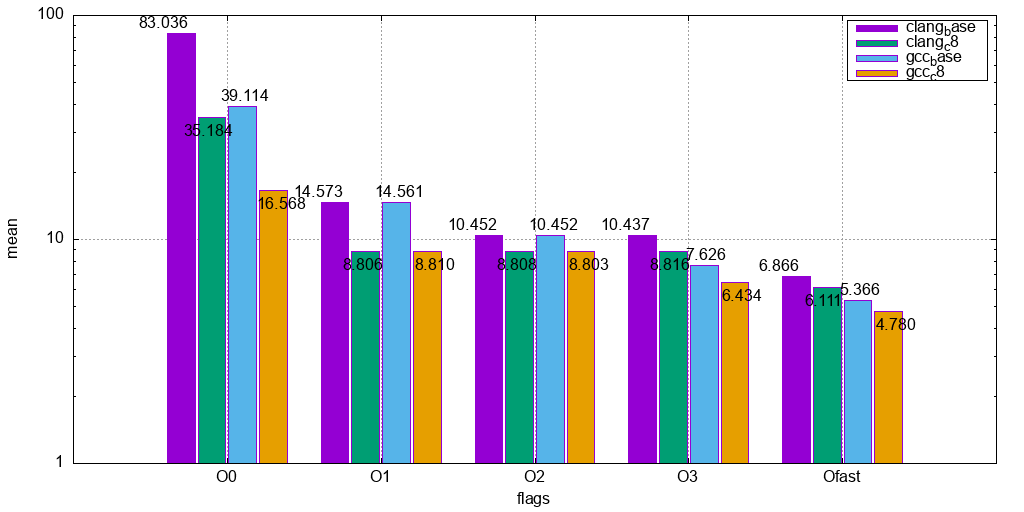

Write the gnuplot code that produced this figure.
set key right top Left reverse width 0 box 3
set xlabel "flags"        # 设置x轴标签为"flags"
set ylabel "mean"         # 设置y轴标签为"mean"
set logscale y            # 将y轴设置为对数刻度
set ytics 0, 10          # 设置y轴刻度为100的间隔
set grid                  # 打开绘图中的网格线
set boxwidth 0.9 relative # 相对于默认宽度，降低条形的宽度以增加间距
set style fill solid 1.00 border 1  # 定义填充条形图的样式
set style histogram clustered gap 1 title offset character 0, 0, 0
set style data histograms  # 指定数据以直方图格式绘制
set terminal png size 1024, 512  # 设置输出图像为PNG格式，大小为1024x600像素
set output "mean.png"       # 指定生成的图像文件名

plot 'mean.txt' using 2:xtic(1) ti col, \
     '' using 3 ti col, \
     '' using 4 ti col, \
     '' using 5 ti col, \
     '' u 0:2:2 ti col with labels offset -7,0.6, \
     '' u 0:3:3 ti col with labels offset -2,-1, \
      '' u 0:4:4 ti col with labels offset 2,0.6, \
     '' u 0:5:5 ti col with labels offset 6,-1